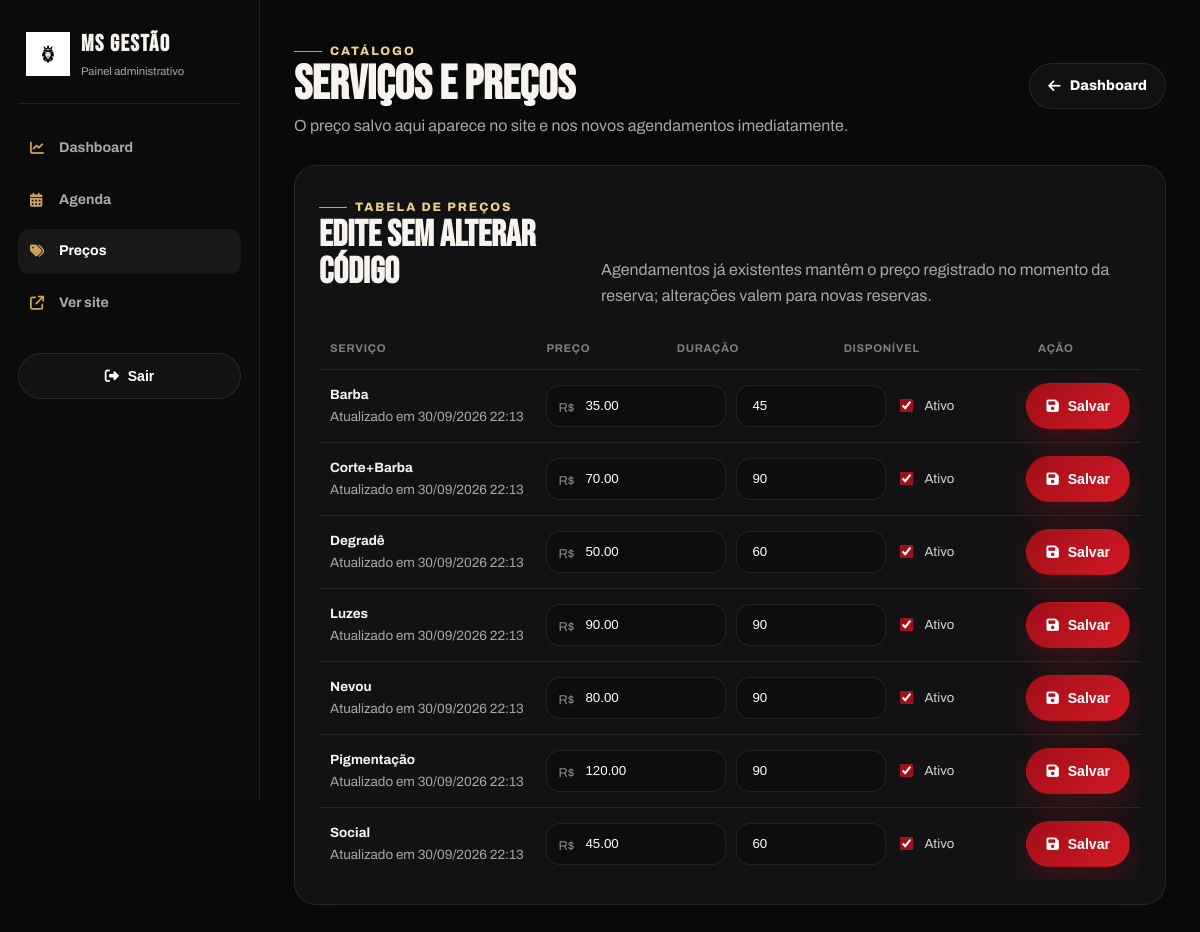
The page /admin/servicos.php (signed in) on the database its author committed.
### tables this page shows
CREATE TABLE IF NOT EXISTS servicos (
    nome VARCHAR(50) PRIMARY KEY,
    preco DECIMAL(10,2) NOT NULL,
    duracao INT NOT NULL DEFAULT 60,
    ativo TINYINT(1) NOT NULL DEFAULT 1,
    atualizado_em TIMESTAMP NOT NULL DEFAULT CURRENT_TIMESTAMP ON UPDATE CURRENT_TIMESTAMP
);

### admin/servicos.php (the view, shortened to what this page needs)
<?php
$pdo = getDBConnection();
$servicos = $pdo->query('SELECT nome, preco, duracao, ativo, atualizado_em FROM servicos ORDER BY nome ASC')->fetchAll();
function h(string $value): string { return htmlspecialchars($value, ENT_QUOTES, 'UTF-8'); }
?>
<!DOCTYPE html>
<html lang="pt-BR">
<head>
    <link rel="stylesheet" href="https://cdnjs.cloudflare.com/ajax/libs/font-awesome/6.5.2/css/all.min.css">
    <link rel="stylesheet" href="../css/rework.css">
</head>
<body>
<div class="admin-layout">
    <aside class="admin-sidebar">
        <div class="admin-brand"><img src="../img/Logo.png" alt="MS"><div><strong>MS GESTÃO</strong><div class="muted" style="font-size:.7rem">Painel administrativo</div></div></div>
        <nav class="admin-nav">
            <a href="index.php"><i class="fa-solid fa-chart-line"></i>Dashboard</a>
            <a href="index.php#agenda"><i class="fa-solid fa-calendar-days"></i>Agenda</a>
            <a class="active" href="servicos.php"><i class="fa-solid fa-tags"></i>Preços</a>
            <a href="../index.php" target="_blank"><i class="fa-solid fa-arrow-up-right-from-square"></i>Ver site</a>
        </nav>
        <form action="logout.php" method="POST" style="margin-top:28px"><?= csrfField() ?><button type="submit" class="btn-ms ghost" style="width:100%"><i class="fa-solid fa-right-from-bracket"></i>Sair</button></form>
    </aside>
    <main class="admin-content">
        <header class="admin-head">
            <div><span class="eyebrow">Catálogo</span><h1>Serviços e preços</h1><p class="muted" style="margin:4px 0 0">O preço salvo aqui aparece no site e nos novos agendamentos imediatamente.</p></div>
            <a class="btn-ms ghost" href="index.php"><i class="fa-solid fa-arrow-left"></i>Dashboard</a>
        </header>
        <section class="panel-ms">
            <div class="section-head" style="margin-bottom:20px">
                <div><span class="eyebrow">Tabela de preços</span><h2 class="section-title" style="font-size:2.3rem">Edite sem alterar código</h2></div>
                <p>Agendamentos já existentes mantêm o preço registrado no momento da reserva; alterações valem para novas reservas.</p>
            </div>
            <div class="table-wrap">
                <table class="table-ms">
                    <thead><tr><th>Serviço</th><th>Preço</th><th>Duração</th><th>Disponível</th><th>Ação</th></tr></thead>
                    <tbody>
                    <?php foreach ($servicos as $servico): ?>
                        <tr>
                            <td><strong><?= h((string)$servico['nome']) ?></strong><?php if (!empty($servico['atualizado_em'])): ?><div class="muted">Atualizado em <?= h((new DateTimeImmutable((string)$servico['atualizado_em']))->format('d/m/Y H:i')) ?></div><?php endif; ?></td>
                            <td colspan="4">
                                <form method="POST" action="service_action.php" class="price-form">
                                    <div class="price-form-grid">
                                        <label class="money-field"><span>R$</span><input class="control-ms" type="number" name="preco" min="0" max="9999.99" step="0.01" value="<?= number_format((float)$servico['preco'],2,'.','') ?>" required></label>
                                        <label><input class="control-ms" type="number" name="duracao" min="15" max="480" step="5" value="<?= (int)$servico['duracao'] ?>" required></label>
                                        <label class="toggle-row"><input type="checkbox" name="ativo" value="1" <?= (int)$servico['ativo'] === 1 ? 'checked' : '' ?>><span><?= (int)$servico['ativo'] === 1 ? 'Ativo' : 'Oculto' ?></span></label>
                                        <button class="btn-ms primary" type="submit"><i class="fa-solid fa-floppy-disk"></i>Salvar</button>
                                    </div>
                                </form>
                            </td>
                        </tr>
                    <?php endforeach; ?>
                    </tbody>
                </table>
            </div>
        </section>
    </main>
</div>
</body>
</html>

### css/rework.css (style rules this page uses)
:root { --bg:#070707;--bg-soft:#0d0d0e;--panel:#121214;--panel-2:#18181b;--text:#f7f4ef;--muted:#aaa6a1; --line:rgba(255,255,255,.09);--red:#a20f18;--red-2:#d01924;--gold:#c9a35f;--gold-2:#efd08d; --success:#2fb875;--danger:#e45a65;--warning:#d9a441;--radius:22px;--shadow:0 24px 80px rgba(0,0,0,.38) }
* { box-sizing:border-box }
html { scroll-behavior:smooth }
body { margin:0;background:radial-gradient(circle at 80% 0,rgba(162,15,24,.12),transparent 32%),var(--bg);color:var(--text);font-family:'Archivo',sans-serif;line-height:1.6 }
a { color:inherit }
.eyebrow { display:inline-flex;align-items:center;gap:8px;color:var(--gold-2);font-size:.76rem;font-weight:800;letter-spacing:.16em;text-transform:uppercase }
.eyebrow:before { content:'';width:28px;height:1px;background:var(--gold) }
.section-title { font-family:'Bebas Neue',sans-serif;font-size:clamp(2.3rem,5vw,4.2rem);line-height:1;margin:0 }
.muted { color:var(--muted) }
.btn-ms { display:inline-flex;align-items:center;justify-content:center;gap:9px;min-height:46px;padding:0 18px;border:1px solid transparent;border-radius:999px;text-decoration:none;font-weight:800;font-size:.88rem;cursor:pointer;transition:.22s }
.btn-ms.primary { background:linear-gradient(135deg,var(--red),var(--red-2));color:#fff;box-shadow:0 12px 34px rgba(208,25,36,.24) }
.btn-ms.ghost { border-color:var(--line);background:rgba(255,255,255,.035);color:#fff }
.section-head { display:flex;align-items:end;justify-content:space-between;gap:30px;margin-bottom:36px }
.section-head p { max-width:540px;margin:0;color:var(--muted) }
.control-ms { width:100%;min-height:50px;border-radius:14px;border:1px solid var(--line);background:#0d0d0f;color:#fff;padding:0 15px;outline:none }
.panel-ms { background:var(--panel);border:1px solid var(--line);border-radius:22px;padding:24px;box-shadow:0 16px 50px rgba(0,0,0,.16) }
.panel-ms h2 { font-size:1.08rem;margin:0 0 18px }
.admin-layout { min-height:100vh;display:grid;grid-template-columns:260px 1fr;background:#09090a }
.admin-sidebar { border-right:1px solid var(--line);background:#0b0b0c;padding:26px 18px;position:sticky;top:0;height:100vh }
.admin-brand { display:flex;gap:11px;align-items:center;padding:0 8px 22px;border-bottom:1px solid var(--line) }
.admin-brand img { width:44px }
.admin-brand strong { font-family:'Bebas Neue';font-size:1.45rem;letter-spacing:.06em }
.admin-nav { display:grid;gap:7px;margin-top:22px }
.admin-nav a { display:flex;align-items:center;gap:11px;text-decoration:none;padding:11px 12px;border-radius:12px;color:#aaa6a1;font-size:.88rem;font-weight:700 }
.admin-nav a.active,.admin-nav a:hover { background:rgba(255,255,255,.055);color:#fff }
.admin-nav i { width:18px;color:var(--gold) }
.admin-content { padding:34px }
.admin-head { display:flex;align-items:center;justify-content:space-between;gap:20px;margin-bottom:26px }
.admin-head h1 { font-family:'Bebas Neue';font-size:3rem;margin:0;line-height:1 }
.table-wrap { overflow:auto }
.table-ms { width:100%;border-collapse:collapse;font-size:.84rem }
.table-ms th { text-align:left;color:#817e79;font-size:.7rem;text-transform:uppercase;letter-spacing:.06em;padding:11px;border-bottom:1px solid var(--line) }
.table-ms td { padding:13px 11px;border-bottom:1px solid var(--line);vertical-align:middle }
.table-ms tr:last-child td { border-bottom:0 }

### admin/servicos.php (style rules this page uses)
.price-form-grid { display:grid;grid-template-columns:180px 150px 120px auto;gap:10px;align-items:center }
.money-field { position:relative }
.money-field span { position:absolute;left:12px;top:13px;color:#8f8a84;z-index:2;font-size:.8rem }
.money-field input { padding-left:38px }
.toggle-row { display:flex;align-items:center;gap:8px;color:#d8d4cf;font-size:.82rem }
.toggle-row input { accent-color:#a20f18 }
.price-form .control-ms { min-height:42px }

### rows shown on the page
servicos: nome "Barba", atualizado_em "30/09/2026 22:13", preco "35.00", duracao "45", ativo "☑", shows "Ativo"
servicos: nome "Corte+Barba", atualizado_em "30/09/2026 22:13", preco "70.00", duracao "90", ativo "☑", shows "Ativo"
servicos: nome "Degradê", atualizado_em "30/09/2026 22:13", preco "50.00", duracao "60", ativo "☑", shows "Ativo"
servicos: nome "Luzes", atualizado_em "30/09/2026 22:13", preco "90.00", duracao "90", ativo "☑", shows "Ativo"
servicos: nome "Nevou", atualizado_em "30/09/2026 22:13", preco "80.00", duracao "90", ativo "☑", shows "Ativo"
servicos: nome "Pigmentação", atualizado_em "30/09/2026 22:13", preco "120.00", duracao "90", ativo "☑", shows "Ativo"
servicos: nome "Social", atualizado_em "30/09/2026 22:13", preco "45.00", duracao "60", ativo "☑", shows "Ativo"
